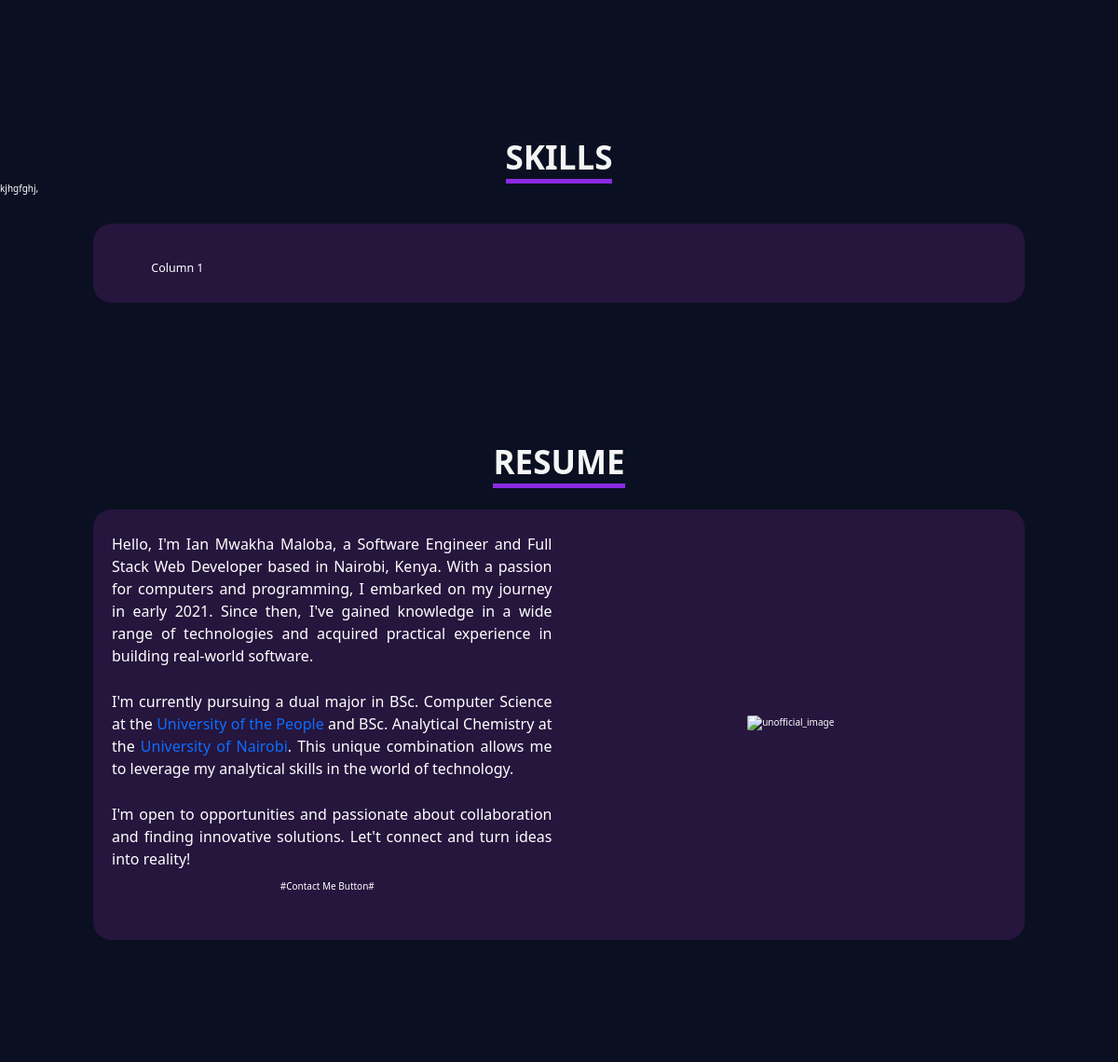
The app's page /skills/ (middle part), older data.
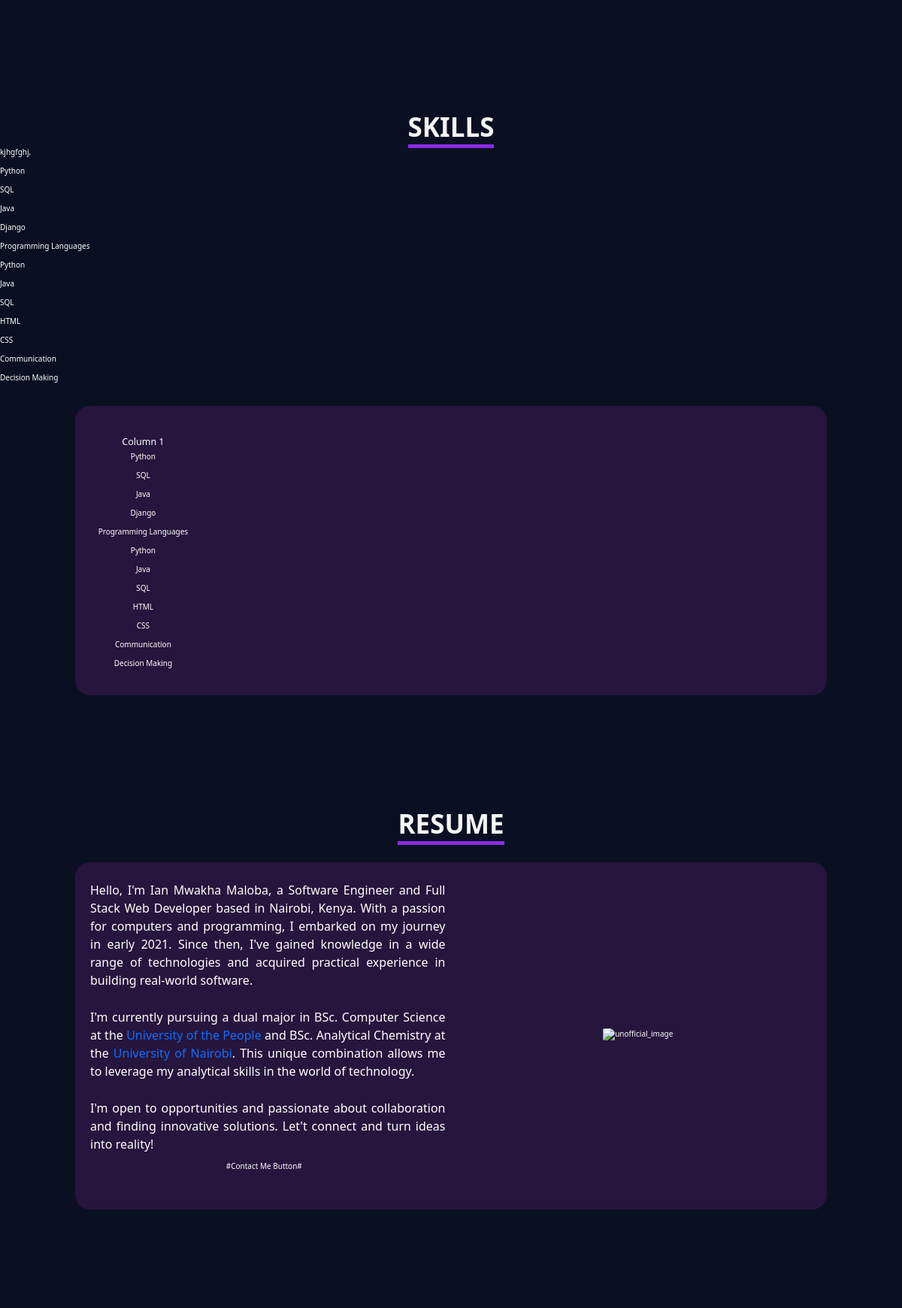
The same page, newer data.
### core/models.py (models this page shows, shortened)
class Skill(models.Model):
    name = models.CharField(max_length=255)
    skillcategory = models.ForeignKey(SkillCategory, related_name='skills', null=True, on_delete=models.CASCADE)

### core/views.py (the view)
# urls.py: path('skills/', skills, name='skills'),
def skills(request):
    skills = Skill.objects.all()
    skillcategories = SkillCategory.objects.all()
    return render(request, 'core/index.html', {
        'skills': skills,
        'skillcategories': skillcategories,
    })

### core/templates/core/index.html (shortened to what this page needs)
{% extends 'core/base.html' %}
{% block content %}
<br>
<br>
<br>
<br>
<br>
<br>
<br>
<br>
<br>
<br>
<section id="Skills">
<br>
<br>
<br>
<br>
<br>
<h2><span class="text-underline">SKILLS</span></h2>
<p>kjhgfghj,</p>
{% for skill in skills %}
                <p>{{ skill.name }}</p>
              {% endfor %}
<div class="about-container mt-5">
  <div class="row justify-content-between align-items-center">
    <div class="col-sm-6 col-md-6 text-center">
      <div class="container mt-5">
        <div class="row">
          <div class="col-sm-4">
            <h5>Column 1</h5>
            <div>
              {% for skill in skills %}
                <p>{{ skill.name }}</p>
              {% endfor %}
            </div>
          </div>
        </div>
      </div>
    </div>
</div>
<br>
</section>
<br>
<br>
<br>
<br>
<br>
<section id="Resume">
<br>
<br>
<br>
<br>
<br>
<h2><span class="text-underline">RESUME</span></h2>
<div class="about-container mt-5">
  <div class="row justify-content-between align-items-center">
    <div class="col-sm-6 col-md-6 text-center">
      <br>
      <p class="about-description">
        Hello, I'm Ian Mwakha Maloba, a Software Engineer and Full Stack Web Developer based in Nairobi, Kenya. With a passion
        for computers and programming, I embarked on my journey in early 2021. Since then, I've gained
        knowledge in a wide range of technologies and acquired practical experience in building real-world software.
      </p>
      <br>
      <p class="about-description">
        I'm currently pursuing a dual major in BSc. Computer Science at the <a href="https://www.uopeople.edu/" target="_blank">University of the People</a> and BSc.
        Analytical Chemistry at the <a href="https://www.uonbi.ac.ke/" target="_blank">University of Nairobi</a>. This
        unique combination allows me to leverage my
        analytical skills in the world of technology.
      </p>
      <br>
      <p class="about-description">
        I'm open to opportunities and passionate about collaboration and finding innovative solutions. Let't connect and
        turn ideas into reality!
      </p>
      <p>#Contact Me Button#</p>
      <br>
      <br>
    </div>
    <div class="col-sm-6 col-md-6 text-center">
      <div class="unnoficial_picture">
        <br>
        <br>
        <img src="{{unofficial_image}}" alt="unofficial_image" style="border-radius: 5%; max-width: 100%;" height="410px" width="330px">
      </div>
      <br>
      <br>
      <br>
    </div>
  </div>
</div>
<br></section>
<br>
<br>
<br>
<br>
<br>
<section id="Projects">
<br>
<br>
<br>
<br>
<br>
<br></section>
<br>
<br>
<br>
<br>
<br>
<br>
<br>
<br>
<br>
<br>
{% endblock %}

### core/templates/core/base.html (shortened to what this page needs)
<!doctype html>
<html lang="en">
  <head>
    <link href="https://cdn.jsdelivr.net/npm/bootstrap@5.3.0/dist/css/bootstrap.min.css" rel="stylesheet">
    {% load static %}
    <link rel="stylesheet" type="text/css" href="{% static 'css/style.css' %}">
  </head>
  <body class="outerbody">
  {% block content %}
  {% endblock %}
    </body>
</html>

### static/css/style.css (style rules this page uses)
.about-container { max-width: 1000px; margin: 0 auto; padding: 10px; border-radius: 20px; background-color: #26153d; box-sizing: border-box; }
.about-container p { margin-bottom: 10px; }
.about-container .unnoficial_picture { margin-top: 10px; }
.about-description { font-size: 16px; margin-bottom: 0.6rem; padding-left: 3%; text-align: justify; padding-left: 10px; padding-right: -10px; }
body { background-color: rgb(10, 16, 34) !important; color: white; }
a { text-decoration: none; }
#Home, #About, #Skills, #Resume, #Projects, #Contact, #Blogs { height: auto; }
html { scroll-behavior: smooth; }
html, .outerbody { margin: 0; padding: 0; box-sizing: border-box; font-size: 50.5%; font-size: 10px; }

Row changes from the older to the newer data that the page shows:
added Skill: name "Python"
added Skill: name "SQL"
added Skill: name "Java"
added Skill: name "Django"
added Skill: name "Programming Languages"
added Skill: name "Python"
added Skill: name "Java"
added Skill: name "SQL"
added Skill: name "HTML"
added Skill: name "CSS"
added Skill: name "Communication"
added Skill: name "Decision Making"
